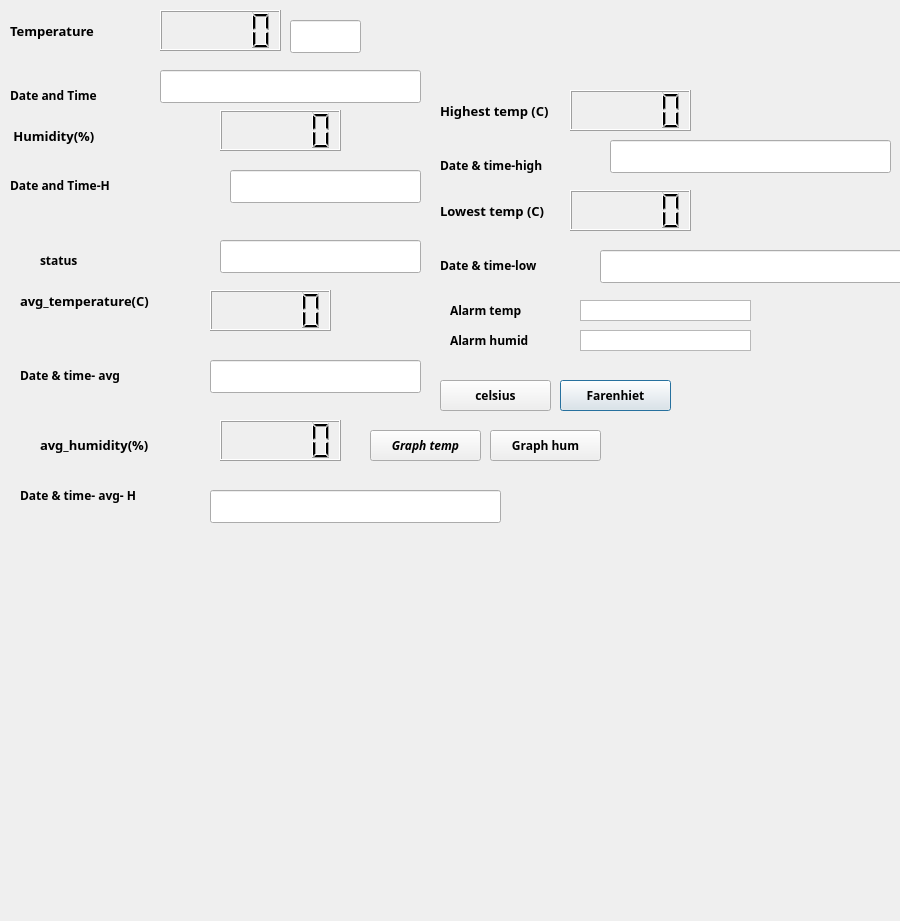
<?xml version="1.0" encoding="UTF-8"?>
<ui version="4.0">
 <class>Dialog</class>
 <widget class="QDialog" name="Dialog">
  <property name="windowModality">
   <enum>Qt::NonModal</enum>
  </property>
  <property name="geometry">
   <rect>
    <x>0</x>
    <y>0</y>
    <width>900</width>
    <height>921</height>
   </rect>
  </property>
  <property name="font">
   <font>
    <family>Sans Serif</family>
    <weight>75</weight>
    <bold>true</bold>
   </font>
  </property>
  <property name="cursor">
   <cursorShape>OpenHandCursor</cursorShape>
  </property>
  <property name="mouseTracking">
   <bool>true</bool>
  </property>
  <property name="windowTitle">
   <string>Dialog</string>
  </property>
  <property name="modal">
   <bool>false</bool>
  </property>
  <widget class="QLabel" name="label_3">
   <property name="geometry">
    <rect>
     <x>40</x>
     <y>250</y>
     <width>61</width>
     <height>21</height>
    </rect>
   </property>
   <property name="font">
    <font>
     <weight>75</weight>
     <bold>true</bold>
    </font>
   </property>
   <property name="mouseTracking">
    <bool>true</bool>
   </property>
   <property name="text">
    <string>status</string>
   </property>
  </widget>
  <widget class="QLCDNumber" name="lcdNumber">
   <property name="geometry">
    <rect>
     <x>160</x>
     <y>10</y>
     <width>121</width>
     <height>41</height>
    </rect>
   </property>
  </widget>
  <widget class="QLCDNumber" name="lcdNumber_2">
   <property name="geometry">
    <rect>
     <x>220</x>
     <y>110</y>
     <width>121</width>
     <height>41</height>
    </rect>
   </property>
  </widget>
  <widget class="QLabel" name="label_5">
   <property name="geometry">
    <rect>
     <x>10</x>
     <y>10</y>
     <width>151</width>
     <height>41</height>
    </rect>
   </property>
   <property name="font">
    <font>
     <pointsize>10</pointsize>
     <weight>75</weight>
     <bold>true</bold>
    </font>
   </property>
   <property name="mouseTracking">
    <bool>true</bool>
   </property>
   <property name="text">
    <string>Temperature</string>
   </property>
  </widget>
  <widget class="QLabel" name="label_2">
   <property name="geometry">
    <rect>
     <x>10</x>
     <y>120</y>
     <width>111</width>
     <height>31</height>
    </rect>
   </property>
   <property name="font">
    <font>
     <pointsize>10</pointsize>
     <weight>75</weight>
     <bold>true</bold>
    </font>
   </property>
   <property name="mouseTracking">
    <bool>true</bool>
   </property>
   <property name="text">
    <string> Humidity(%)</string>
   </property>
  </widget>
  <widget class="QLabel" name="label_7">
   <property name="geometry">
    <rect>
     <x>20</x>
     <y>280</y>
     <width>151</width>
     <height>41</height>
    </rect>
   </property>
   <property name="font">
    <font>
     <pointsize>10</pointsize>
     <weight>75</weight>
     <bold>true</bold>
    </font>
   </property>
   <property name="mouseTracking">
    <bool>true</bool>
   </property>
   <property name="text">
    <string>avg_temperature(C)</string>
   </property>
  </widget>
  <widget class="QLCDNumber" name="lcdNumber_3">
   <property name="geometry">
    <rect>
     <x>210</x>
     <y>290</y>
     <width>121</width>
     <height>41</height>
    </rect>
   </property>
  </widget>
  <widget class="QLabel" name="label_8">
   <property name="geometry">
    <rect>
     <x>40</x>
     <y>430</y>
     <width>131</width>
     <height>31</height>
    </rect>
   </property>
   <property name="font">
    <font>
     <pointsize>10</pointsize>
     <weight>75</weight>
     <bold>true</bold>
    </font>
   </property>
   <property name="mouseTracking">
    <bool>true</bool>
   </property>
   <property name="text">
    <string>avg_humidity(%)</string>
   </property>
   <property name="textFormat">
    <enum>Qt::RichText</enum>
   </property>
  </widget>
  <widget class="QLCDNumber" name="lcdNumber_4">
   <property name="geometry">
    <rect>
     <x>220</x>
     <y>420</y>
     <width>121</width>
     <height>41</height>
    </rect>
   </property>
  </widget>
  <widget class="QLineEdit" name="lineEdit">
   <property name="geometry">
    <rect>
     <x>220</x>
     <y>240</y>
     <width>201</width>
     <height>33</height>
    </rect>
   </property>
   <property name="readOnly">
    <bool>true</bool>
   </property>
  </widget>
  <widget class="QLabel" name="label_4">
   <property name="geometry">
    <rect>
     <x>10</x>
     <y>70</y>
     <width>131</width>
     <height>51</height>
    </rect>
   </property>
   <property name="text">
    <string>Date and Time</string>
   </property>
  </widget>
  <widget class="QLineEdit" name="lineEdit_2">
   <property name="geometry">
    <rect>
     <x>160</x>
     <y>70</y>
     <width>261</width>
     <height>33</height>
    </rect>
   </property>
   <property name="readOnly">
    <bool>true</bool>
   </property>
  </widget>
  <widget class="QLabel" name="label_11">
   <property name="geometry">
    <rect>
     <x>10</x>
     <y>160</y>
     <width>171</width>
     <height>51</height>
    </rect>
   </property>
   <property name="text">
    <string>Date and Time-H</string>
   </property>
  </widget>
  <widget class="QLineEdit" name="lineEdit_5">
   <property name="geometry">
    <rect>
     <x>230</x>
     <y>170</y>
     <width>191</width>
     <height>33</height>
    </rect>
   </property>
   <property name="readOnly">
    <bool>true</bool>
   </property>
  </widget>
  <widget class="QLineEdit" name="lineEdit_6">
   <property name="geometry">
    <rect>
     <x>210</x>
     <y>360</y>
     <width>211</width>
     <height>33</height>
    </rect>
   </property>
   <property name="readOnly">
    <bool>true</bool>
   </property>
  </widget>
  <widget class="QLabel" name="label_12">
   <property name="geometry">
    <rect>
     <x>20</x>
     <y>350</y>
     <width>161</width>
     <height>51</height>
    </rect>
   </property>
   <property name="text">
    <string>Date &amp; time- avg</string>
   </property>
  </widget>
  <widget class="QLineEdit" name="lineEdit_7">
   <property name="geometry">
    <rect>
     <x>210</x>
     <y>490</y>
     <width>291</width>
     <height>33</height>
    </rect>
   </property>
   <property name="readOnly">
    <bool>true</bool>
   </property>
  </widget>
  <widget class="QLabel" name="label_13">
   <property name="geometry">
    <rect>
     <x>20</x>
     <y>470</y>
     <width>181</width>
     <height>51</height>
    </rect>
   </property>
   <property name="text">
    <string>Date &amp; time- avg- H</string>
   </property>
  </widget>
  <widget class="QLabel" name="label_10">
   <property name="geometry">
    <rect>
     <x>440</x>
     <y>90</y>
     <width>131</width>
     <height>41</height>
    </rect>
   </property>
   <property name="font">
    <font>
     <pointsize>10</pointsize>
     <weight>75</weight>
     <bold>true</bold>
    </font>
   </property>
   <property name="mouseTracking">
    <bool>true</bool>
   </property>
   <property name="text">
    <string>Highest temp (C)</string>
   </property>
   <property name="textFormat">
    <enum>Qt::AutoText</enum>
   </property>
  </widget>
  <widget class="QLCDNumber" name="lcdNumber_6">
   <property name="geometry">
    <rect>
     <x>570</x>
     <y>90</y>
     <width>121</width>
     <height>41</height>
    </rect>
   </property>
  </widget>
  <widget class="QLabel" name="label_14">
   <property name="geometry">
    <rect>
     <x>440</x>
     <y>140</y>
     <width>161</width>
     <height>51</height>
    </rect>
   </property>
   <property name="text">
    <string>Date &amp; time-high</string>
   </property>
  </widget>
  <widget class="QLineEdit" name="lineEdit_8">
   <property name="geometry">
    <rect>
     <x>610</x>
     <y>140</y>
     <width>281</width>
     <height>33</height>
    </rect>
   </property>
   <property name="readOnly">
    <bool>true</bool>
   </property>
  </widget>
  <widget class="QLabel" name="label_15">
   <property name="geometry">
    <rect>
     <x>440</x>
     <y>190</y>
     <width>131</width>
     <height>41</height>
    </rect>
   </property>
   <property name="font">
    <font>
     <pointsize>10</pointsize>
     <weight>75</weight>
     <bold>true</bold>
    </font>
   </property>
   <property name="mouseTracking">
    <bool>true</bool>
   </property>
   <property name="text">
    <string>Lowest temp (C)</string>
   </property>
   <property name="textFormat">
    <enum>Qt::PlainText</enum>
   </property>
  </widget>
  <widget class="QLCDNumber" name="lcdNumber_7">
   <property name="geometry">
    <rect>
     <x>570</x>
     <y>190</y>
     <width>121</width>
     <height>41</height>
    </rect>
   </property>
  </widget>
  <widget class="QLineEdit" name="lineEdit_9">
   <property name="geometry">
    <rect>
     <x>600</x>
     <y>250</y>
     <width>331</width>
     <height>33</height>
    </rect>
   </property>
   <property name="readOnly">
    <bool>true</bool>
   </property>
  </widget>
  <widget class="QLabel" name="label_16">
   <property name="geometry">
    <rect>
     <x>440</x>
     <y>240</y>
     <width>151</width>
     <height>51</height>
    </rect>
   </property>
   <property name="text">
    <string>Date &amp; time-low</string>
   </property>
  </widget>
  <widget class="QLineEdit" name="lineEdit_4">
   <property name="geometry">
    <rect>
     <x>290</x>
     <y>20</y>
     <width>71</width>
     <height>33</height>
    </rect>
   </property>
   <property name="readOnly">
    <bool>true</bool>
   </property>
  </widget>
  <widget class="QGraphicsView" name="graphicsView">
   <property name="geometry">
    <rect>
     <x>580</x>
     <y>300</y>
     <width>171</width>
     <height>21</height>
    </rect>
   </property>
  </widget>
  <widget class="QLabel" name="label_6">
   <property name="geometry">
    <rect>
     <x>450</x>
     <y>330</y>
     <width>111</width>
     <height>21</height>
    </rect>
   </property>
   <property name="text">
    <string>Alarm humid</string>
   </property>
  </widget>
  <widget class="QGraphicsView" name="graphicsView_2">
   <property name="geometry">
    <rect>
     <x>580</x>
     <y>330</y>
     <width>171</width>
     <height>21</height>
    </rect>
   </property>
  </widget>
  <widget class="QLabel" name="label">
   <property name="geometry">
    <rect>
     <x>450</x>
     <y>300</y>
     <width>101</width>
     <height>21</height>
    </rect>
   </property>
   <property name="mouseTracking">
    <bool>true</bool>
   </property>
   <property name="text">
    <string>Alarm temp</string>
   </property>
  </widget>
  <widget class="QPushButton" name="pushButton_5">
   <property name="geometry">
    <rect>
     <x>560</x>
     <y>380</y>
     <width>111</width>
     <height>31</height>
    </rect>
   </property>
   <property name="text">
    <string>Farenhiet</string>
   </property>
  </widget>
  <widget class="QPushButton" name="pushButton_4">
   <property name="geometry">
    <rect>
     <x>490</x>
     <y>430</y>
     <width>111</width>
     <height>31</height>
    </rect>
   </property>
   <property name="text">
    <string>Graph hum</string>
   </property>
  </widget>
  <widget class="QPushButton" name="pushButton">
   <property name="geometry">
    <rect>
     <x>370</x>
     <y>430</y>
     <width>111</width>
     <height>31</height>
    </rect>
   </property>
   <property name="font">
    <font>
     <weight>75</weight>
     <italic>true</italic>
     <bold>true</bold>
    </font>
   </property>
   <property name="text">
    <string>Graph temp</string>
   </property>
  </widget>
  <widget class="QPushButton" name="pushButton_3">
   <property name="geometry">
    <rect>
     <x>440</x>
     <y>380</y>
     <width>111</width>
     <height>31</height>
    </rect>
   </property>
   <property name="mouseTracking">
    <bool>true</bool>
   </property>
   <property name="text">
    <string>celsius</string>
   </property>
  </widget>
 </widget>
 <resources/>
 <connections/>
</ui>
